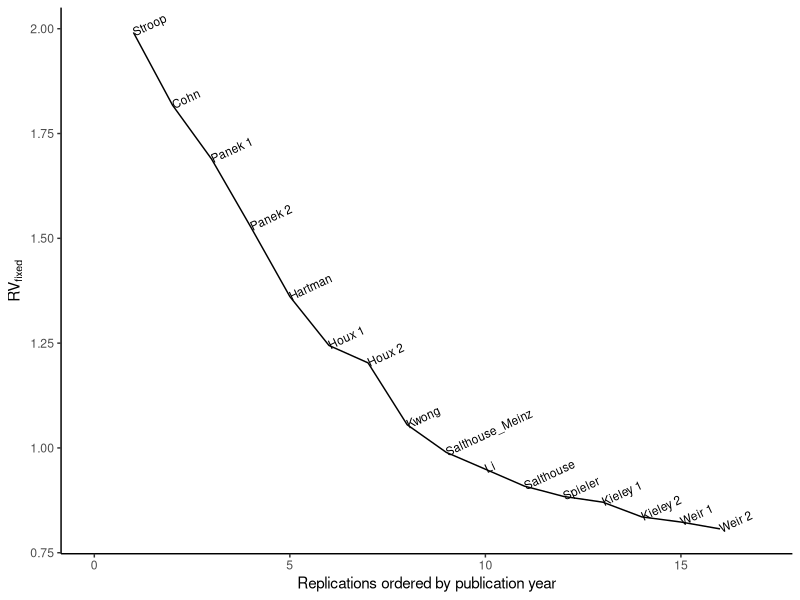

This chart was generated by the following R code:
## ---- chunk 1
knitr::opts_chunk$set(echo = TRUE)
options(digits = 3)

library(tidyverse)
setwd("C:/Users/peder/Dropbox/jobb/PhD/Projects/2020_RV_citations_sample_size") # Replace with whatever path is appropriate on local system

#unzip(zipfile = "Burns_et_al_data.zip", exdir = "Burns_etal_data")
#source("Burns_etal_data/Final_Analsis_Code_Modified.R")
#setwd("C:/Users/peder/Dropbox/jobb/PhD/Projects/2020_RV_citations_sample_size/sm1_stroop_example/")  # Change dir back after running Burns_etal script.


#### Replication value for study 2 in Stroop (1935) #### 

citations <- 9423  # Based on crossref citation entry for DOI (10.1037/h0054651). Timestamp: 2018-11-07 11:53:40 CET
years_since_pub <- 2021 - 1935
n <- 100


# Estimate repeated measures correlation "r" using data from a close replication of Stroop (1935)
df.stroop <- read.csv("sm1_stroop_example/Burns_etal_data/Data/cleanData.csv")  # Grab cleaned data from https://osf.io/yw7d9/ by downloading data (https://osf.io/3fu7q/) and R script (https://osf.io/ub46a/), and running data cleaning from their analysis script.
df.stroop <- subset(df.stroop, cond %in% c("neutral", "incongruent"))  # Keep oncly conditions relevant for Stroop (1935) study 2
means.stroop <- df.stroop %>% group_by(cond, ID) %>% summarize(mean_rt = mean(rt))  # Calculate mean reaction time for each subject in each condition
sd1 <- sd(means.stroop$mean_rt[means.stroop$cond=="incongruent"])  # Calculate standard deviation for mean scores on incongruent trials
sd2 <- sd(means.stroop$mean_rt[means.stroop$cond=="neutral"])  # Calculate standard deviation for mean scores on neutral trials
sddiff <- sd(means.stroop$mean_rt[means.stroop$cond=="incongruent"] - means.stroop$mean_rt[means.stroop$cond=="neutral"])  # calculate standard error of the difference between mean scores
r <- (sd1^2 + sd2^2 - sddiff^2) / (2*sd1*sd2)  # Calculate repeated measures correlation based on Lakens (2013). See supplementary materials 1 in this manuscript for details.

# Calculate CIs around r (see Bohrenstein ch. 6 for equations)
Z <- (1/2)*log((1+r)/(1-r))
Z_CIu <- Z + qnorm(1-.05/2) * sqrt(1/(100-3))
r_CIu <- (exp(2*Z_CIu)-1) / (exp(2*Z_CIu)+1)
Z_CIl <- Z - qnorm(1-.05/2) * sqrt(1/(100-3))
r_CIl <- (exp(2*Z_CIl)-1) / (exp(2*Z_CIl)+1)

a <- 2 # Each subject contributes data to two conditions
n_adjusted <- (n*a)/(1-r)  # Adjust sample size based on design. See supplementary materials 1 for further details.

se = 1/sqrt(n_adjusted)  # calculate variance
RV_stroop_orig <- citations / (years_since_pub+1) * se  # Calculate replication value for Stroop (1935) study 2
print(paste("Stroop (1935) study 2 has an estimated replication value of", round(RV_stroop_orig, 3)))

# Inferential statistics for Stroop (1935) Study 2 (NC-NCWd completion time difference)
n <- 100
mean.nc <- 63.3
sd.nc <- 10.8
mean.ncwd <- 110.3
sd.ncwd <- 18.8
r.within <- r  # Use repeated measures correlation from close replication as estimate
mean.diff <- (mean.ncwd - mean.nc)
sd.diff <- sqrt(sd.nc^2 + sd.ncwd^2 - 2 * r.within * sd.nc * sd.ncwd)

d.rm <- mean.diff / sqrt(sd.nc^2 + sd.ncwd^2 - 2 * r.within * sd.nc * sd.ncwd) * sqrt(2*(1-r))
ci.95 <- -qt(0.05/2, df = 99)*(sd.diff/sqrt(n))
mean.ci.u <- mean.diff + ci.95
mean.ci.l <- mean.diff - ci.95
t <- d.rm * sqrt(n)
p <- pt(t, df = n-1, lower.tail = FALSE)
bf <- BayesFactor::ttest.tstat(t = t, n1 = n, rscale = sqrt(2)/2)



#### Stroop (1935) replications reported in Verhaegen (1998), excluding non-close replications ####

names.rep <- c("Cohn", "Hartman", "Houx 1", "Houx 2", "Kieley 1", "Kieley 2", "Kwong", "Li", "Panek 1", "Panek 2", "Salthouse", "Salthouse_Meinz", "Spieler", "Weir 1", "Weir 2", "Stroop")  # Study identifiers based on first author name and study number in Verhaeghen & De Meersman (1998) table 1.
pub.year <- c(1984, 1991, 1993, 1993, 1997, 1997, 1995, 1996, 1984, 1984, 1996, 1995, 1996, 1997, 1997, 1935)  # Publication years of included replications
n.rep <- c(20, 44, 42, 18, 16, 45, 82, 35, 19, 31, 40, 49, 27, 17, 24, 100)  # Sample size (young participants) of included replications, as reported in Verhaeghen & De Meersman (1998) table 1.
stroop_reps <- data.frame("study" = names.rep, "pub_year" = pub.year, "n" = n.rep)  # gather variables in a data frame
stroop_reps <- arrange(stroop_reps, pub.year)  # sort replications by publication year
stroop_reps$n_adj <- (stroop_reps$n*a)/(1-r)  # Adjust sample size based on design. See supplementary materials 1 for further details. 
# Calculate replication from fixed-effect meta-analytic variance estimate (see supplementary materials 1 for details.) 
# Replication value is calculated sequentially by adding the variance weight from each consequetive replication to the total meta-analytic estimate.
stroop_reps$rv_seq <- citations / (years_since_pub+1) * (sapply(1:length(stroop_reps$n_adj), function(x) {  
  v <- 1/(stroop_reps$n_adj[1:x])
  w <- 1/v
  sqrt(1/sum(w))
  }))

stroop.p <- ggplot(data = stroop_reps, aes(x = 1:nrow(stroop_reps), y = rv_seq, label = study)) + 
  geom_line() + xlim(0, 17) + 
  geom_text(angle = 25, hjust = "left", size = 3) + 
  theme_classic() +
  theme(tex = element_text(size = 18)) +
  labs(x = "Replications ordered by publication year", y = expression("RV"["fixed"]))
## ---- chunk 2

plot(stroop.p)
